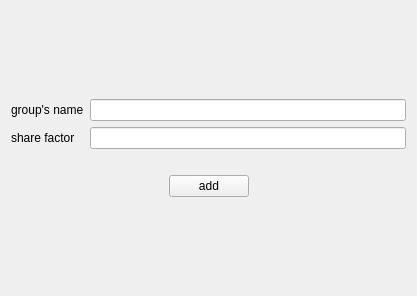
<?xml version="1.0" encoding="UTF-8"?>
<ui version="4.0">
 <class>addGroupItem</class>
 <widget class="QWidget" name="addGroupItem">
  <property name="geometry">
   <rect>
    <x>0</x>
    <y>0</y>
    <width>417</width>
    <height>296</height>
   </rect>
  </property>
  <property name="windowTitle">
   <string>Form</string>
  </property>
  <layout class="QGridLayout" name="gridLayout_3">
   <item row="0" column="0">
    <layout class="QGridLayout" name="gridLayout_2">
     <item row="2" column="2">
      <spacer name="horizontalSpacer_2">
       <property name="orientation">
        <enum>Qt::Horizontal</enum>
       </property>
       <property name="sizeHint" stdset="0">
        <size>
         <width>40</width>
         <height>20</height>
        </size>
       </property>
      </spacer>
     </item>
     <item row="2" column="0">
      <spacer name="horizontalSpacer">
       <property name="orientation">
        <enum>Qt::Horizontal</enum>
       </property>
       <property name="sizeHint" stdset="0">
        <size>
         <width>40</width>
         <height>20</height>
        </size>
       </property>
      </spacer>
     </item>
     <item row="2" column="1">
      <widget class="QPushButton" name="save_pushButton">
       <property name="text">
        <string>add</string>
       </property>
      </widget>
     </item>
     <item row="0" column="0" colspan="3">
      <layout class="QGridLayout" name="gridLayout">
       <item row="1" column="1">
        <widget class="QLineEdit" name="shareFactor_lineEdit"/>
       </item>
       <item row="1" column="0">
        <widget class="QLabel" name="shareFactor_label">
         <property name="text">
          <string>share factor</string>
         </property>
        </widget>
       </item>
       <item row="0" column="0">
        <widget class="QLabel" name="groupsName_label">
         <property name="text">
          <string>group's name</string>
         </property>
        </widget>
       </item>
       <item row="0" column="1">
        <widget class="QLineEdit" name="groupsName_lineEdit"/>
       </item>
      </layout>
     </item>
     <item row="1" column="1">
      <spacer name="verticalSpacer">
       <property name="orientation">
        <enum>Qt::Vertical</enum>
       </property>
       <property name="sizeType">
        <enum>QSizePolicy::Fixed</enum>
       </property>
       <property name="sizeHint" stdset="0">
        <size>
         <width>20</width>
         <height>20</height>
        </size>
       </property>
      </spacer>
     </item>
    </layout>
   </item>
  </layout>
 </widget>
 <resources/>
 <connections/>
</ui>
